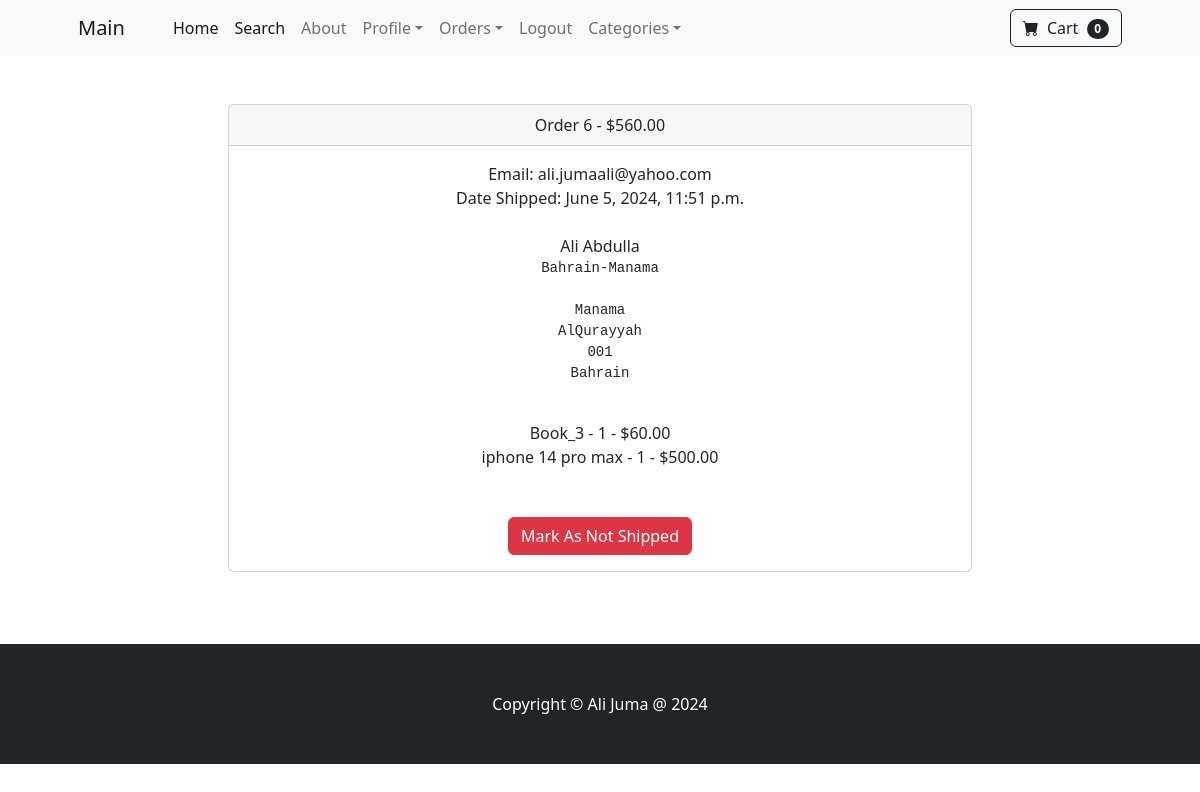
Screenshot of /payment/orders/6 (signed in) with the database file from the repository.
### payment/models.py (models this page shows, shortened)
class Order(models.Model):
	user = models.ForeignKey(User, on_delete=models.CASCADE, null=True, blank=True)
	full_name = models.CharField(max_length=250)
	email = models.EmailField(max_length=250)
	shipping_address = models.TextField(max_length=15000)
	amount_paid = models.DecimalField(max_digits=7, decimal_places=2)
	date_ordered = models.DateTimeField(auto_now_add=True)
	shipped = models.BooleanField(default=False)
	date_shipped = models.DateTimeField(blank=True, null=True)

class OrderItem(models.Model):
	order = models.ForeignKey(Order, on_delete=models.CASCADE, null=True)
	product = models.ForeignKey(Product, on_delete=models.CASCADE, null=True)
	user = models.ForeignKey(User, on_delete=models.CASCADE, null=True, blank=True)
	quantity = models.PositiveBigIntegerField(default=1)
	price = models.DecimalField(max_digits=7, decimal_places=2)

### store/models.py (models this page shows)
class Product(models.Model):
	name = models.CharField(max_length=100)
	price = models.DecimalField(default=0, decimal_places=2, max_digits=6)
	category = models.ForeignKey(Category, on_delete=models.CASCADE, default=1)
	description = models.CharField(max_length=250, default='', blank=True, null=True)
	image = models.ImageField(upload_to='uploads/produt/')
	is_sale = models.BooleanField(default=False)
	sale_price = models.DecimalField(default=0, decimal_places=2, max_digits=6)
	def __str__(self):
		return self.name

### payment/views.py (the view, shortened to what this page needs)
# urls.py: path('orders/<int:pk>', views.orders, name='orders'),
def orders(request, pk):
	if request.user.is_authenticated and request.user.is_superuser:
		order = Order.objects.get(id=pk)
		items = OrderItem.objects.filter(order=pk)
		return render(request, 'payment/orders.html', {"order":order, "items":items})
	else:
		messages.success(request, "Access Denied")
		return redirect('home')

### cart/cart.py (called while the page is built)
	def __len__(self):
		return len(self.cart)

### cart/context_processors.py (called while the page is built)
def cart(request):
	return {'cart': Cart(request)}

### payment/templates/payment/orders.html (shortened to what this page needs)
{% extends 'base.html' %}
{% block content %}
        <div class="container">
        	<div class="row">
        		<center>
        			<div class="col-8">
        				<br/><br/>
<div class="card">
  <div class="card-header">
    Order {{ order.id}} - ${{order.amount_paid}}
  </div>
  <div class="card-body">
    Email: {{ order.email}}<br/>
    {% if order.shipped %}
      Date Shipped: {{ order.date_shipped}}
    {% else %}
     Date Ordered: {{ order.date_ordered}}
    {% endif %}
    <br/><br/>
    {{ order.full_name }}<br/>
    <pre>{{ order.shipping_address }}
    </pre>
    {% for item in items %}
      {{ item.product }} - {{ item.quantity }} - ${{ item.price }}<br/>
    {% endfor %}
    <br/><br/>
    {% if not order.shipped %}
    <form method="POST">
      {% csrf_token %}
      <input type="hidden" name="shipping_status" value="true">
      <button type="Submit" class="btn btn-success">Mark As Shipped</button>
    </from>
    {% else %}
    <form method="POST">
      <button type="Submit" class="btn btn-danger">Mark As Not Shipped</button>
    {% endif %}
  </div>
</div>
<br/>
<br/><br/>
        			</div>
        		</center>
        	</div>
        </div>
{% endblock %}

### rows the page displays
Order: id "6", amount_paid "560.00", email "ali.jumaali@yahoo.com", date_shipped "June 5, 2024, 11:51 p.m.", full_name "Ali Abdulla", shipping_address "Bahrain-Manama Manama AlQurayyah 001 Bahrain"
OrderItem: product "Book_3", quantity "1", price "60.00"
OrderItem: product "iphone 14 pro max", quantity "1", price "500.00"

### other values shown
{{ cart|length }} "0"
